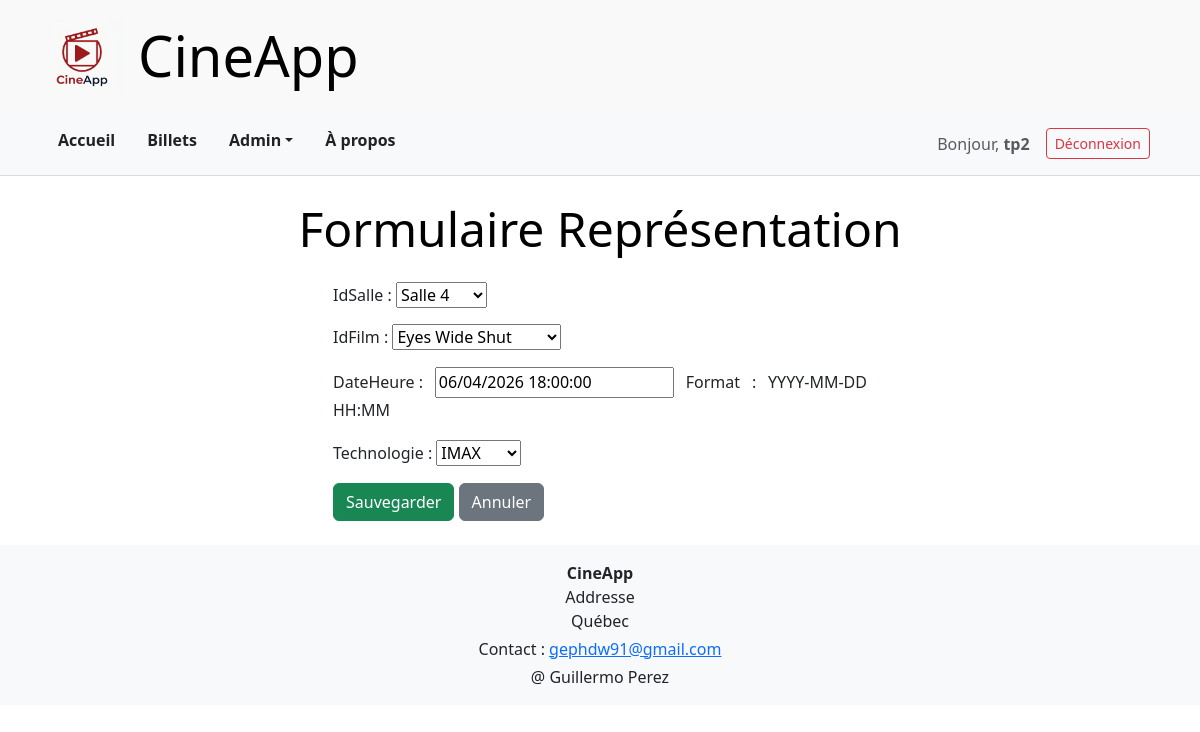
Screenshot of /representations/11/edit/ (signed in) with the database file from the repository.
### cinema/models.py (models this page shows, shortened)
class Representation(models.Model):
    idSalle = models.ForeignKey(Salle, on_delete=models.CASCADE)
    idFilm = models.ForeignKey(Films, on_delete=models.CASCADE)
    dateHeure = models.DateTimeField()
    technologie = models.ForeignKey(
        Technologie, on_delete=models.PROTECT, null=True
    )  # S'on delete une tech --> djang throws error... si je mettre null not true Django me throw erreur de migration

### cinema/views.py (the view)
class RepresentationUpdateView(StaffRequiredMixin, SuccessMessageMixin, UpdateView):
    model = Representation
    form_class = RepresentationForm
    template_name = "representations/representation_form.html"
    success_url = "/representations/"
    success_message = "Représentation modifiée avec succès!"

### cinema/forms.py (shortened to what this page needs)
class RepresentationForm(forms.ModelForm):
    class Meta:
        model = Representation
        fields = ["idSalle", "idFilm", "dateHeure", "technologie"]
        help_texts = {"dateHeure": "Format : YYYY-MM-DD HH:MM"}

### cinema/models.py (called while the page is built)
    def __str__(self):
        return self.nomTechno

    def __str__(self):
        return self.noSalle

    def __str__(self):
        return self.titre

### cinema/views.py (called while the page is built)
    def test_func(self):
        return self.request.user.is_staff

### monCinema/templates/representations/representation_form.html (shortened to what this page needs)
{% extends 'maitre.html' %}
{% block titrepage %}Formulaire Représentation{% endblock %}
{% block contenu %}
<div class="container mt-4">
    <div class="row justify-content-center">
        <div class="col-md-6">
            <form method="POST">
                {{ form.as_p }}
                <button type="submit" class="btn btn-success">Sauvegarder</button>
                <a href="{% url 'representation_list' %}" class="btn btn-secondary">Annuler</a>
            </form>
        </div>
    </div>
</div>
{% endblock %}

### monCinema/templates/menu.html (shortened to what this page needs)
  <nav class="bg-light py-3 main-nav">
    <div class="container d-flex justify-content-between">
      <div class="d-flex">
        <a href="{% url 'accueil' %}" class="mx-3 nav-link-custom">Accueil</a>
        <a href="{% url 'billets' %}" class="mx-3 nav-link-custom">Billets</a>
        {% if user.is_authenticated and user.is_staff %}
          <div class="mx-3 dropdown">
            <a class="nav-link-custom dropdown-toggle" href="#" data-bs-toggle="dropdown">Admin</a>
          </div>
        {% endif %}
        <a href="{% url 'apropos' %}" class="mx-3 nav-link-custom">À propos</a>
      </div>
      <div class="d-flex align-items-center">
        {% if user.is_authenticated %}
          <span class="mx-2 text-muted">Bonjour, <strong>{{ user.username }}</strong></span>
          <form method="post" action="{% url 'logout' %}" class="d-inline m-0">
            <button type="submit" class="btn btn-outline-danger btn-sm mx-2">Déconnexion</button>
          </form>
        {% else %}
          <a href="{% url 'login' %}" class="btn btn-outline-primary btn-sm mx-2">Connexion</a>
          <a href="{% url 'register' %}" class="btn btn-primary btn-sm mx-2">S'inscrire</a>
        {% endif %}
      </div>
    </div>
  </nav>

### monCinema/static/css/styles.css (style rules this page uses)
:root { --color-wh: #ffffff; --color-bl: #000000; --color-dark: #222; --color-border-lt: #dcdcdc; --color-border-med: #bbb; --color-border-img: #ddd; --color-bg-lt: #f9f9f9; --color-bg-blu: #0909e8; --color-shadow: rgba(0, 0, 0, 0.05); --padding-base: 16px; }
.main-nav { border-bottom: 1px solid var(--color-border-lt); }
.nav-link-custom { color: var(--color-dark); text-decoration: none; font-weight: 600; position: relative; padding-bottom: 4px; transition: color 0.25s ease, transform 0.25s ease; }
.col-md-6 p { text-align: justify; line-height: 1.6; margin-bottom: 1rem; }

### rows the page displays
Representation: idSalle "Salle 4", idFilm "Eyes Wide Shut", dateHeure "06/04/2026 18:00:00", technologie "IMAX"

### other values shown
{{ user.username }} "tp2"
